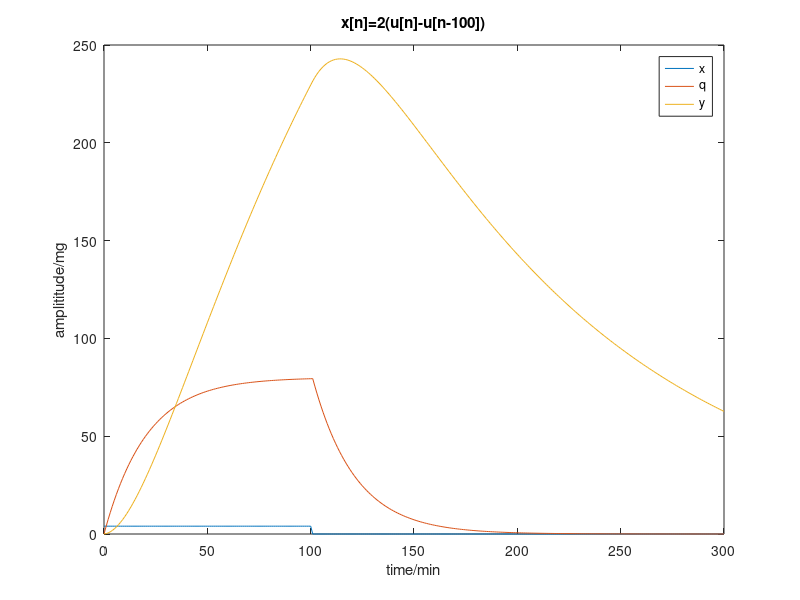

Recreate this plot in MATLAB.
%% k

clear all; close all; clc;
dt = 1;
k1 = 3/60;
k2 = 0.5/60;

t = 0:dt:300;
L = length(t);

x1 = zeros(size(t));
a = find(t==0);
b = find(t==100);
x1(a:b)=4/dt;

x11 = zeros(size(t));
a1 = find(t==0);
b1 = find(t==100);
x11(a1:b1)=4;

plot(t,x11);
xlabel('time/min')
ylabel('amplititude/mg')
title('x[n]=2(u[n]-u[n-100])')

hold on

q1 = zeros(size(t));
y1 = zeros(size(t));

for i=2:L
    q1(i) = ( x1(i-1)*dt+q1(i-1) )/( 1+k1*dt );
    y1(i) = ( q1(i)*dt*k1+y1(i-1) )/( 1+k2*dt );
end

plot(t,q1);
hold on

plot(t,y1);
legend('x','q','y');